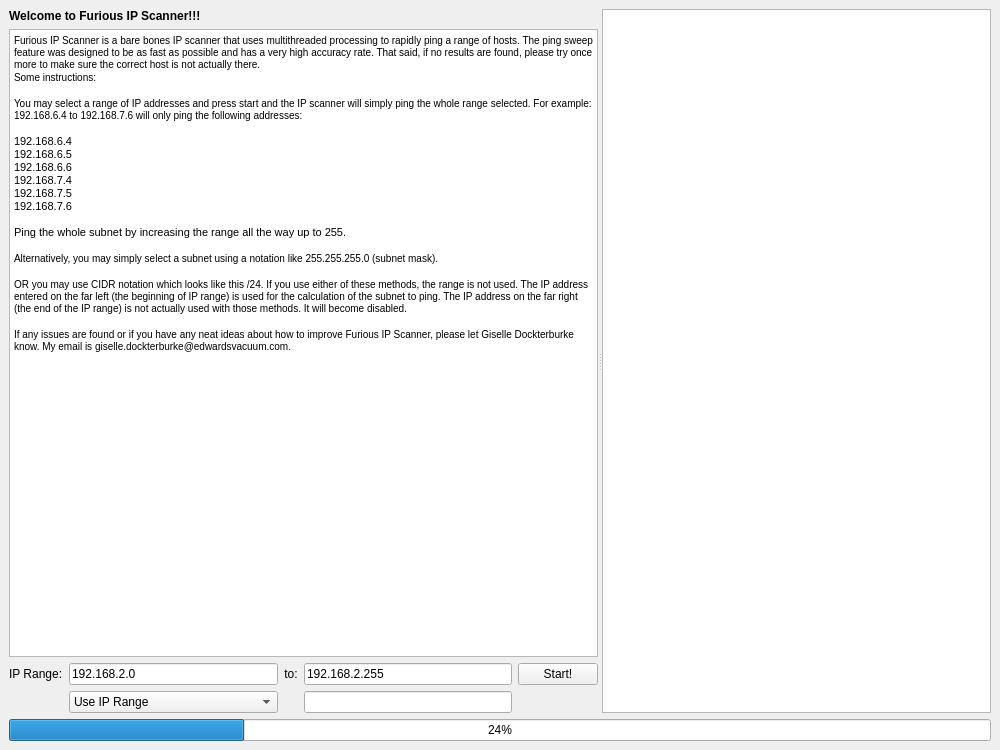
<?xml version="1.0" encoding="UTF-8"?>
<ui version="4.0">
 <class>MainWindow</class>
 <widget class="QMainWindow" name="MainWindow">
  <property name="geometry">
   <rect>
    <x>0</x>
    <y>0</y>
    <width>1000</width>
    <height>750</height>
   </rect>
  </property>
  <property name="windowTitle">
   <string>Furious IP Scanner</string>
  </property>
  <widget class="QWidget" name="centralwidget">
   <property name="enabled">
    <bool>true</bool>
   </property>
   <property name="sizePolicy">
    <sizepolicy hsizetype="Expanding" vsizetype="Expanding">
     <horstretch>0</horstretch>
     <verstretch>0</verstretch>
    </sizepolicy>
   </property>
   <layout class="QVBoxLayout" name="verticalLayout_5">
    <item>
     <widget class="QSplitter" name="splitter">
      <property name="orientation">
       <enum>Qt::Horizontal</enum>
      </property>
      <widget class="QWidget" name="verticalLayoutWidget_2">
       <layout class="QVBoxLayout" name="verticalLayout_4">
        <item>
         <layout class="QVBoxLayout" name="verticalLayout_3">
          <item>
           <widget class="QLabel" name="label_3">
            <property name="font">
             <font>
              <weight>75</weight>
              <bold>true</bold>
             </font>
            </property>
            <property name="text">
             <string>Welcome to Furious IP Scanner!!!</string>
            </property>
           </widget>
          </item>
          <item>
           <widget class="QTextEdit" name="textEdit">
            <property name="readOnly">
             <bool>true</bool>
            </property>
            <property name="html">
             <string>&lt;!DOCTYPE HTML PUBLIC &quot;-//W3C//DTD HTML 4.0//EN&quot; &quot;http://www.w3.org/TR/REC-html40/strict.dtd&quot;&gt;
&lt;html&gt;&lt;head&gt;&lt;meta name=&quot;qrichtext&quot; content=&quot;1&quot; /&gt;&lt;style type=&quot;text/css&quot;&gt;
p, li { white-space: pre-wrap; }
&lt;/style&gt;&lt;/head&gt;&lt;body style=&quot; font-family:'MS Shell Dlg 2'; font-size:7.8pt; font-weight:400; font-style:normal;&quot;&gt;
&lt;p style=&quot; margin-top:0px; margin-bottom:0px; margin-left:0px; margin-right:0px; -qt-block-indent:0; text-indent:0px;&quot;&gt;Furious IP Scanner is a bare bones IP scanner that uses multithreaded processing to rapidly ping a range of hosts. The ping sweep feature was designed to be as fast as possible and has a very high accuracy rate. That said, if no results are found, please try once more to make sure the correct host is not actually there.&lt;/p&gt;
&lt;p style=&quot; margin-top:0px; margin-bottom:0px; margin-left:0px; margin-right:0px; -qt-block-indent:0; text-indent:0px;&quot;&gt;&lt;img src=&quot;:/resource/furious_emoji.png&quot; /&gt;&lt;/p&gt;
&lt;p style=&quot; margin-top:0px; margin-bottom:0px; margin-left:0px; margin-right:0px; -qt-block-indent:0; text-indent:0px;&quot;&gt;Some instructions:&lt;/p&gt;
&lt;p style=&quot;-qt-paragraph-type:empty; margin-top:0px; margin-bottom:0px; margin-left:0px; margin-right:0px; -qt-block-indent:0; text-indent:0px;&quot;&gt;&lt;br /&gt;&lt;/p&gt;
&lt;p style=&quot; margin-top:0px; margin-bottom:0px; margin-left:0px; margin-right:0px; -qt-block-indent:0; text-indent:0px;&quot;&gt;You may select a range of IP addresses and press start and the IP scanner will simply ping the whole range selected. For example: 192.168.6.4 to 192.168.7.6 will only ping the following addresses:&lt;/p&gt;
&lt;p style=&quot;-qt-paragraph-type:empty; margin-top:0px; margin-bottom:0px; margin-left:0px; margin-right:0px; -qt-block-indent:0; text-indent:0px;&quot;&gt;&lt;br /&gt;&lt;/p&gt;
&lt;p style=&quot; margin-top:0px; margin-bottom:0px; margin-left:0px; margin-right:0px; -qt-block-indent:0; text-indent:0px;&quot;&gt;&lt;span style=&quot; font-size:8pt;&quot;&gt;192.168.6.4&lt;/span&gt;&lt;/p&gt;
&lt;p style=&quot; margin-top:0px; margin-bottom:0px; margin-left:0px; margin-right:0px; -qt-block-indent:0; text-indent:0px;&quot;&gt;&lt;span style=&quot; font-size:8pt;&quot;&gt;192.168.6.5&lt;/span&gt;&lt;/p&gt;
&lt;p style=&quot; margin-top:0px; margin-bottom:0px; margin-left:0px; margin-right:0px; -qt-block-indent:0; text-indent:0px;&quot;&gt;&lt;span style=&quot; font-size:8pt;&quot;&gt;192.168.6.6&lt;/span&gt;&lt;/p&gt;
&lt;p style=&quot; margin-top:0px; margin-bottom:0px; margin-left:0px; margin-right:0px; -qt-block-indent:0; text-indent:0px;&quot;&gt;&lt;span style=&quot; font-size:8pt;&quot;&gt;192.168.7.4&lt;/span&gt;&lt;/p&gt;
&lt;p style=&quot; margin-top:0px; margin-bottom:0px; margin-left:0px; margin-right:0px; -qt-block-indent:0; text-indent:0px;&quot;&gt;&lt;span style=&quot; font-size:8pt;&quot;&gt;192.168.7.5&lt;/span&gt;&lt;/p&gt;
&lt;p style=&quot; margin-top:0px; margin-bottom:0px; margin-left:0px; margin-right:0px; -qt-block-indent:0; text-indent:0px;&quot;&gt;&lt;span style=&quot; font-size:8pt;&quot;&gt;192.168.7.6&lt;/span&gt;&lt;/p&gt;
&lt;p style=&quot;-qt-paragraph-type:empty; margin-top:0px; margin-bottom:0px; margin-left:0px; margin-right:0px; -qt-block-indent:0; text-indent:0px; font-size:8pt;&quot;&gt;&lt;br /&gt;&lt;/p&gt;
&lt;p style=&quot; margin-top:0px; margin-bottom:0px; margin-left:0px; margin-right:0px; -qt-block-indent:0; text-indent:0px;&quot;&gt;&lt;span style=&quot; font-size:8pt;&quot;&gt;Ping the whole subnet by increasing the range all the way up to 255. &lt;/span&gt;&lt;/p&gt;
&lt;p style=&quot;-qt-paragraph-type:empty; margin-top:0px; margin-bottom:0px; margin-left:0px; margin-right:0px; -qt-block-indent:0; text-indent:0px;&quot;&gt;&lt;br /&gt;&lt;/p&gt;
&lt;p style=&quot; margin-top:0px; margin-bottom:0px; margin-left:0px; margin-right:0px; -qt-block-indent:0; text-indent:0px;&quot;&gt;Alternatively, you may simply select a subnet using a notation like 255.255.255.0 (subnet mask). &lt;/p&gt;
&lt;p style=&quot;-qt-paragraph-type:empty; margin-top:0px; margin-bottom:0px; margin-left:0px; margin-right:0px; -qt-block-indent:0; text-indent:0px;&quot;&gt;&lt;br /&gt;&lt;/p&gt;
&lt;p style=&quot; margin-top:0px; margin-bottom:0px; margin-left:0px; margin-right:0px; -qt-block-indent:0; text-indent:0px;&quot;&gt;OR you may use CIDR notation which looks like this /24. If you use either of these methods, the range is not used. The IP address entered on the far left (the beginning of IP range) is used for the calculation of the subnet to ping. The IP address on the far right (the end of the IP range) is not actually used with those methods. It will become disabled.&lt;/p&gt;
&lt;p style=&quot;-qt-paragraph-type:empty; margin-top:0px; margin-bottom:0px; margin-left:0px; margin-right:0px; -qt-block-indent:0; text-indent:0px;&quot;&gt;&lt;br /&gt;&lt;/p&gt;
&lt;p style=&quot; margin-top:0px; margin-bottom:0px; margin-left:0px; margin-right:0px; -qt-block-indent:0; text-indent:0px;&quot;&gt;If any issues are found or if you have any neat ideas about how to improve Furious IP Scanner, please let Giselle Dockterburke know. My email is giselle.dockterburke@edwardsvacuum.com.&lt;/p&gt;
&lt;p style=&quot;-qt-paragraph-type:empty; margin-top:0px; margin-bottom:0px; margin-left:0px; margin-right:0px; -qt-block-indent:0; text-indent:0px;&quot;&gt;&lt;br /&gt;&lt;/p&gt;&lt;/body&gt;&lt;/html&gt;</string>
            </property>
           </widget>
          </item>
          <item>
           <layout class="QGridLayout" name="gridLayout">
            <item row="0" column="3">
             <widget class="QLineEdit" name="ipEditLast">
              <property name="text">
               <string>192.168.2.255</string>
              </property>
             </widget>
            </item>
            <item row="0" column="0">
             <widget class="QLabel" name="label">
              <property name="text">
               <string>IP Range:</string>
              </property>
             </widget>
            </item>
            <item row="0" column="1">
             <widget class="QLineEdit" name="ipEditFirst">
              <property name="text">
               <string>192.168.2.0</string>
              </property>
             </widget>
            </item>
            <item row="0" column="2">
             <widget class="QLabel" name="label_2">
              <property name="text">
               <string>to:</string>
              </property>
              <property name="alignment">
               <set>Qt::AlignCenter</set>
              </property>
             </widget>
            </item>
            <item row="0" column="4">
             <widget class="QPushButton" name="pingSweepBtn">
              <property name="text">
               <string>Start!</string>
              </property>
             </widget>
            </item>
            <item row="1" column="1">
             <widget class="QComboBox" name="subnetOptions">
              <item>
               <property name="text">
                <string>Use IP Range</string>
               </property>
              </item>
              <item>
               <property name="text">
                <string>CIDR Notation</string>
               </property>
              </item>
              <item>
               <property name="text">
                <string>Subnet Mask</string>
               </property>
              </item>
             </widget>
            </item>
            <item row="1" column="3">
             <widget class="QLineEdit" name="subnetEdit"/>
            </item>
           </layout>
          </item>
         </layout>
        </item>
       </layout>
      </widget>
      <widget class="QTextBrowser" name="textBrowser"/>
     </widget>
    </item>
    <item>
     <widget class="QProgressBar" name="progressBar">
      <property name="value">
       <number>24</number>
      </property>
     </widget>
    </item>
   </layout>
  </widget>
 </widget>
 <resources>
  <include location="resource.qrc"/>
 </resources>
 <connections/>
</ui>
